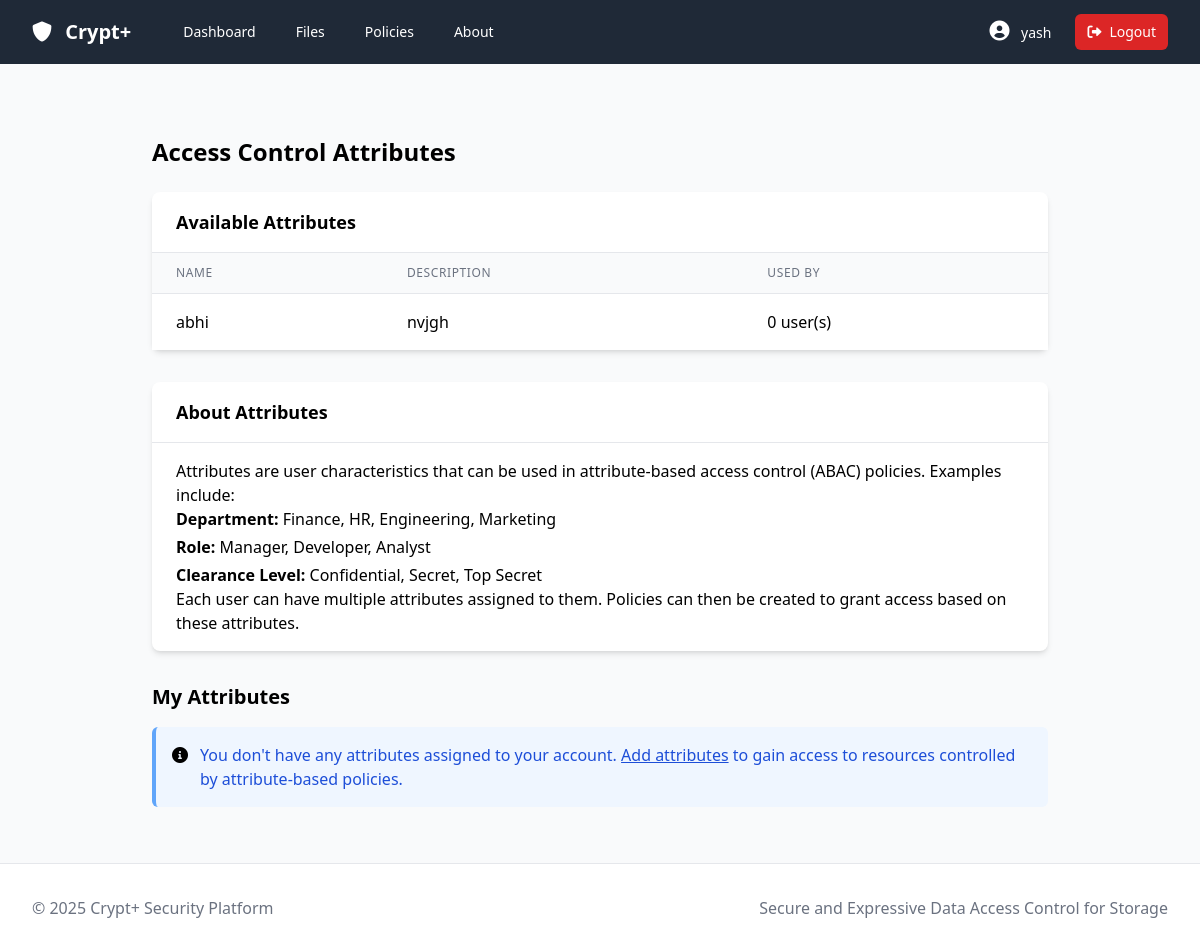
The app's page /policy/attributes (signed in) with its own data.
### models/user.py (models this page shows, shortened)
class User(Base, UserMixin):
    __tablename__ = 'users'
    id = Column(Integer, primary_key=True)
    username = Column(String(64), unique=True, nullable=False)
    email = Column(String(120), unique=True, nullable=False)
    password_hash = Column(String(128), nullable=False)
    is_active = Column(Boolean, default=True)
    is_admin = Column(Boolean, default=False)
    created_at = Column(DateTime, default=datetime.utcnow)
    last_login = Column(DateTime, nullable=True)
    public_key = Column(Text, nullable=True)  # For storing user's public key
    private_key = Column(Text, nullable=True)  # For storing the encrypted private key
    attributes = relationship("Attribute", secondary=user_attributes, back_populates="users")
    owned_data = relationship("Data", back_populates="owner")

class Attribute(Base):
    __tablename__ = 'attributes'
    id = Column(Integer, primary_key=True)
    name = Column(String(64), unique=True, nullable=False)
    description = Column(String(256))
    users = relationship("User", secondary=user_attributes, back_populates="attributes")

### controllers/policy.py (the view)
    @policy_bp.route('/attributes')
    @login_required
    def list_attributes():
        from models.user import Attribute
        attributes = db_session.query(Attribute).all()
        return render_template('attributes.html', attributes=attributes)

### templates/attributes.html (shortened to what this page needs)
{% extends "base.html" %}
{% block content %}
<div class="container mx-auto px-4 py-8">
    <div class="max-w-4xl mx-auto">
        <div class="flex justify-between items-center mb-6">
            <h1 class="text-2xl font-bold">Access Control Attributes</h1>
        </div>
        <div class="bg-white shadow-md rounded-lg mb-8">
            <div class="border-b border-gray-200 px-6 py-4">
                <h2 class="font-semibold text-lg">Available Attributes</h2>
            </div>
            {% if attributes %}
            <div class="overflow-x-auto">
                <table class="min-w-full divide-y divide-gray-200">
                    <thead class="bg-gray-50">
                        <tr>
                            <th class="px-6 py-3 text-left text-xs font-medium text-gray-500 uppercase tracking-wider">Name</th>
                            <th class="px-6 py-3 text-left text-xs font-medium text-gray-500 uppercase tracking-wider">Description</th>
                            <th class="px-6 py-3 text-left text-xs font-medium text-gray-500 uppercase tracking-wider">Used By</th>
                        </tr>
                    </thead>
                    <tbody class="bg-white divide-y divide-gray-200">
                        {% for attr in attributes %}
                        <tr class="hover:bg-gray-50">
                            <td class="px-6 py-4 whitespace-nowrap">{{ attr.name }}</td>
                            <td class="px-6 py-4">{{ attr.description or 'No description provided' }}</td>
                            <td class="px-6 py-4 whitespace-nowrap">{{ attr.users|length }} user(s)</td>
                        </tr>
                        {% endfor %}
                    </tbody>
                </table>
            </div>
            {% endif %}
        </div>
        <div class="bg-white shadow-md rounded-lg mb-8">
            <div class="border-b border-gray-200 px-6 py-4">
                <h2 class="font-semibold text-lg">About Attributes</h2>
            </div>
            <div class="px-6 py-4">
                <p class="mb-3">Attributes are user characteristics that can be used in attribute-based access control (ABAC) policies. Examples include:</p>
                <ul class="list-disc pl-5 mb-3 space-y-1">
                    <li><strong>Department:</strong> Finance, HR, Engineering, Marketing</li>
                    <li><strong>Role:</strong> Manager, Developer, Analyst</li>
                    <li><strong>Clearance Level:</strong> Confidential, Secret, Top Secret</li>
                </ul>
                <p>Each user can have multiple attributes assigned to them. Policies can then be created to grant access based on these attributes.</p>
            </div>
        </div>
        {% if current_user.is_authenticated %}
        <div class="mt-8">
            <h2 class="text-xl font-semibold mb-4">My Attributes</h2>
            {% if current_user.attributes %}
            <div class="bg-white shadow-md rounded-lg">
                <div class="px-6 py-4">
                    <div class="flex flex-wrap gap-2 mb-4">
                        {% for attr in current_user.attributes %}
                        <span class="bg-blue-100 text-blue-800 text-sm font-medium px-3 py-1 rounded-full">{{ attr.name }}</span>
                        {% endfor %}
                    </div>
                    <a href="{{ url_for('auth.manage_attributes') }}"
                       class="inline-flex items-center text-blue-600 hover:text-blue-800">
                        <i class="fas fa-cog mr-2"></i> Manage My Attributes
                    </a>
                </div>
            </div>
            {% else %}
            <div class="bg-blue-50 border-l-4 border-blue-400 p-4 rounded-md">
                <div class="flex">
                    <div class="flex-shrink-0">
                        <i class="fas fa-info-circle text-blue-400"></i>
                    </div>
                    <div class="ml-3">
                        <p class="text-blue-700">You don't have any attributes assigned to your account.
                        <a href="{{ url_for('auth.manage_attributes') }}" class="font-medium underline">Add attributes</a> to gain access to resources controlled by attribute-based policies.</p>
                    </div>
                </div>
            </div>
            {% endif %}
        </div>
        {% endif %}
    </div>
</div>
{% endblock %}

### templates/base.html (shortened to what this page needs)
<!DOCTYPE html>
<html lang="en">
<head>
    <link rel="stylesheet" href="{{ url_for('static', filename='css/style.css') }}">
    <link href="https://cdnjs.cloudflare.com/ajax/libs/font-awesome/6.0.0-beta3/css/all.min.css" rel="stylesheet">
</head>
<body class="flex flex-col min-h-screen bg-gray-50">
    <nav class="bg-gray-800 text-white">
        <div class="max-w-7xl mx-auto px-4 sm:px-6 lg:px-8">
            <div class="flex items-center justify-between h-16">
                <div class="flex items-center">
                    <a class="flex-shrink-0 font-bold text-xl" href="{{ url_for('index') }}">
                        <i class="fas fa-shield-alt mr-2"></i> Crypt+
                    </a>
                    <div class="hidden md:block">
                        <div class="ml-10 flex items-baseline space-x-4">
                            {% if current_user.is_authenticated %}
                            <a href="{{ url_for('dashboard') }}" class="px-3 py-2 rounded-md text-sm font-medium hover:bg-gray-700">Dashboard</a>
                            <a href="{{ url_for('data.list_files') }}" class="px-3 py-2 rounded-md text-sm font-medium hover:bg-gray-700">Files</a>
                            <a href="{{ url_for('policy.list_policies') }}" class="px-3 py-2 rounded-md text-sm font-medium hover:bg-gray-700">Policies</a>
                            {% endif %}
                            <a href="{{ url_for('about') }}" class="px-3 py-2 rounded-md text-sm font-medium hover:bg-gray-700">About</a>
                        </div>
                    </div>
                </div>
                <div class="hidden md:block">
                    <div class="ml-4 flex items-center md:ml-6">
                        {% if current_user.is_authenticated %}
                        <a href="{{ url_for('auth.profile') }}" class="px-3 py-2 rounded-md text-sm font-medium hover:bg-gray-700">
                            <i class="fas fa-user-circle text-xl mr-2"></i>
                            {{ current_user.username }}
                        </a>
                        <a href="{{ url_for('auth.logout') }}" class="ml-3 px-3 py-2 rounded-md text-sm font-medium bg-red-600 hover:bg-red-700 flex items-center">
                            <i class="fas fa-sign-out-alt mr-2"></i> Logout
                        </a>
                        {% else %}
                        <a href="{{ url_for('auth.login') }}" class="px-3 py-2 rounded-md text-sm font-medium hover:bg-gray-700">Login</a>
                        <a href="{{ url_for('auth.register') }}" class="ml-2 px-3 py-2 rounded-md text-sm font-medium bg-blue-600 hover:bg-blue-700">Register</a>
                        {% endif %}
                    </div>
                </div>
            </div>
        </div>
    </nav>
    <main class="flex-grow max-w-7xl w-full mx-auto px-4 sm:px-6 lg:px-8 py-6">
        {% block content %}{% endblock %}
    </main>
    <footer class="bg-white border-t border-gray-200 py-8 mt-auto">
        <div class="max-w-7xl mx-auto px-4 sm:px-6 lg:px-8">
            <div class="md:flex md:items-center md:justify-between">
                <div class="mt-8 md:mt-0">
                    <p class="text-gray-500">
                        &copy; 2025 Crypt+ Security Platform
                    </p>
                </div>
                <div class="mt-4 md:mt-0">
                    <p class="text-gray-500">
                        Secure and Expressive Data Access Control for Storage
                    </p>
                </div>
            </div>
        </div>
    </footer>
</body>
</html>

### records on screen
User: username "yash"
Attribute: name "abhi", description "nvjgh", users|length "0"
